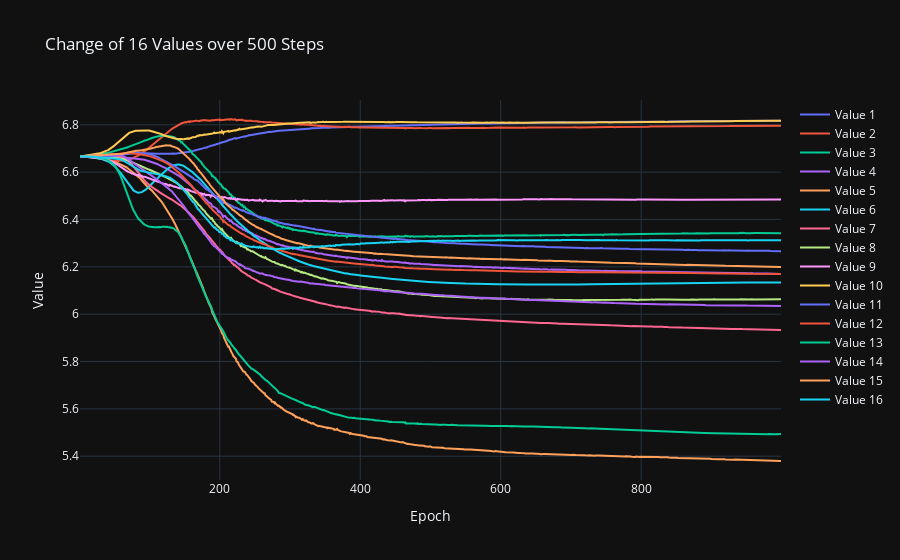

Notebook source saved alongside this figure:
### Markdown cell above
## Vars

### Code cell
import numpy as np
import plotly.graph_objects as go


data = experiment_data_loader.experiment_data['000019']['repetition_data'][1]


means = []
for mean_idx in range(16):
    means.append(data[f"var{mean_idx}"])

    
data = np.stack(means, axis=1)

# Preparing data for plotting
epochs = np.arange(1, data.shape[0])
traces = []
for i in range(data.shape[1]):
    traces.append(go.Scatter(x=epochs, y=data[:, i], mode='lines', name=f'Value {i+1}'))

# Plotting with Plotly
layout = go.Layout(title='Change of 16 Values over 500 Steps',
                   xaxis=dict(title='Epoch'),
                   yaxis=dict(title='Value'),
                   template='plotly_dark')

fig = go.Figure(data=traces, layout=layout)
fig.show()

### Figure 1 — Plotly figure (JSON) as saved in the notebook; plotly's stock layout.template omitted (floating-point values rounded to 4 significant figures; data arrays with more than 128 entries replaced by an {"elided": "..."} marker saying what was removed)
{"data": [{"mode": "lines", "name": "Value 1", "type": "scatter", "x": {"elided": "999 int values"}, "y": {"elided": "1000 float values"}}, {"mode": "lines", "name": "Value 2", "type": "scatter", "x": {"elided": "999 int values"}, "y": {"elided": "1000 float values"}}, {"mode": "lines", "name": "Value 3", "type": "scatter", "x": {"elided": "999 int values"}, "y": {"elided": "1000 float values"}}, {"mode": "lines", "name": "Value 4", "type": "scatter", "x": {"elided": "999 int values"}, "y": {"elided": "1000 float values"}}, {"mode": "lines", "name": "Value 5", "type": "scatter", "x": {"elided": "999 int values"}, "y": {"elided": "1000 float values"}}, {"mode": "lines", "name": "Value 6", "type": "scatter", "x": {"elided": "999 int values"}, "y": {"elided": "1000 float values"}}, {"mode": "lines", "name": "Value 7", "type": "scatter", "x": {"elided": "999 int values"}, "y": {"elided": "1000 float values"}}, {"mode": "lines", "name": "Value 8", "type": "scatter", "x": {"elided": "999 int values"}, "y": {"elided": "1000 float values"}}, {"mode": "lines", "name": "Value 9", "type": "scatter", "x": {"elided": "999 int values"}, "y": {"elided": "1000 float values"}}, {"mode": "lines", "name": "Value 10", "type": "scatter", "x": {"elided": "999 int values"}, "y": {"elided": "1000 float values"}}, {"mode": "lines", "name": "Value 11", "type": "scatter", "x": {"elided": "999 int values"}, "y": {"elided": "1000 float values"}}, {"mode": "lines", "name": "Value 12", "type": "scatter", "x": {"elided": "999 int values"}, "y": {"elided": "1000 float values"}}, {"mode": "lines", "name": "Value 13", "type": "scatter", "x": {"elided": "999 int values"}, "y": {"elided": "1000 float values"}}, {"mode": "lines", "name": "Value 14", "type": "scatter", "x": {"elided": "999 int values"}, "y": {"elided": "1000 float values"}}, {"mode": "lines", "name": "Value 15", "type": "scatter", "x": {"elided": "999 int values"}, "y": {"elided": "1000 float values"}}, {"mode": "lines", "name": "Value 16", "type": "scatter", "x": {"elided": "999 int values"}, "y": {"elided": "1000 float values"}}], "layout": {"title": {"text": "Change of 16 Values over 500 Steps"}, "xaxis": {"title": {"text": "Epoch"}}, "yaxis": {"title": {"text": "Value"}}}}
